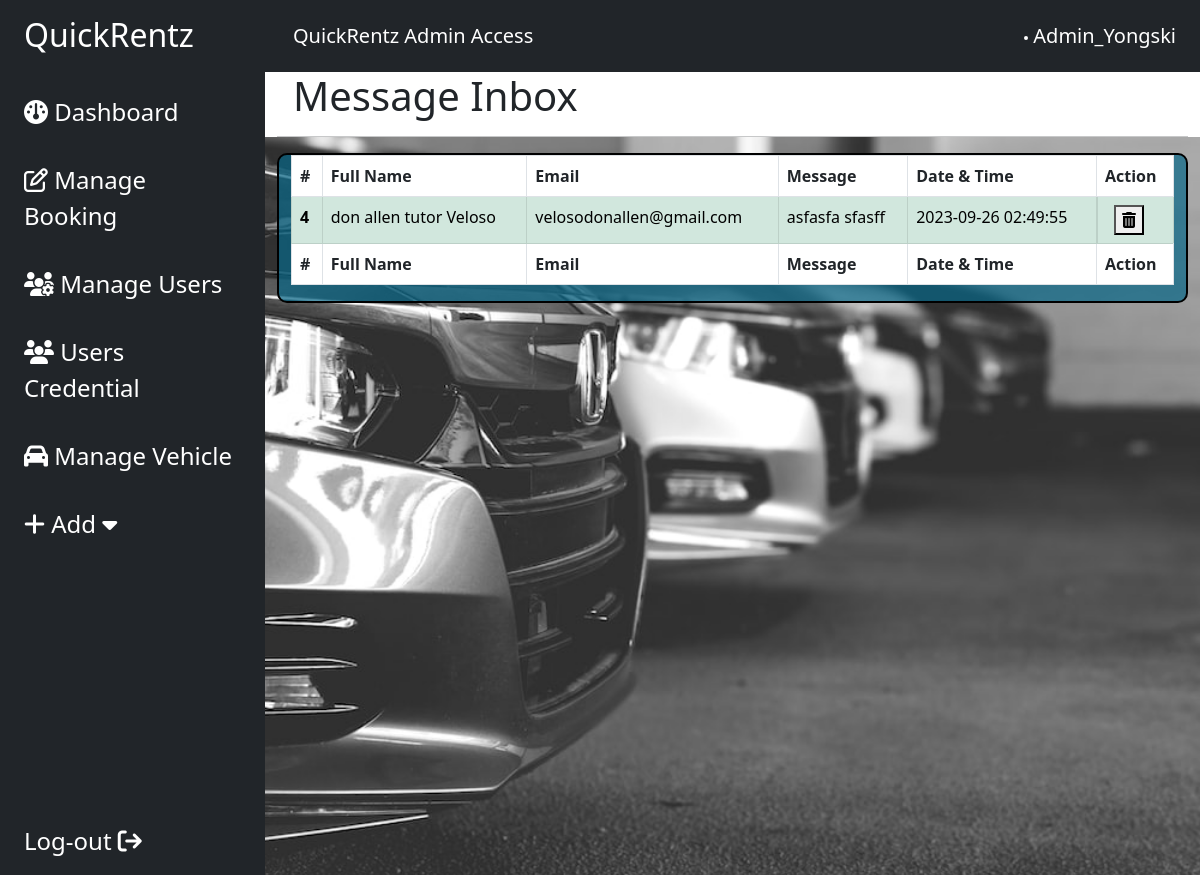
The app's page /admin/Msg/messages.php (signed in), older data.
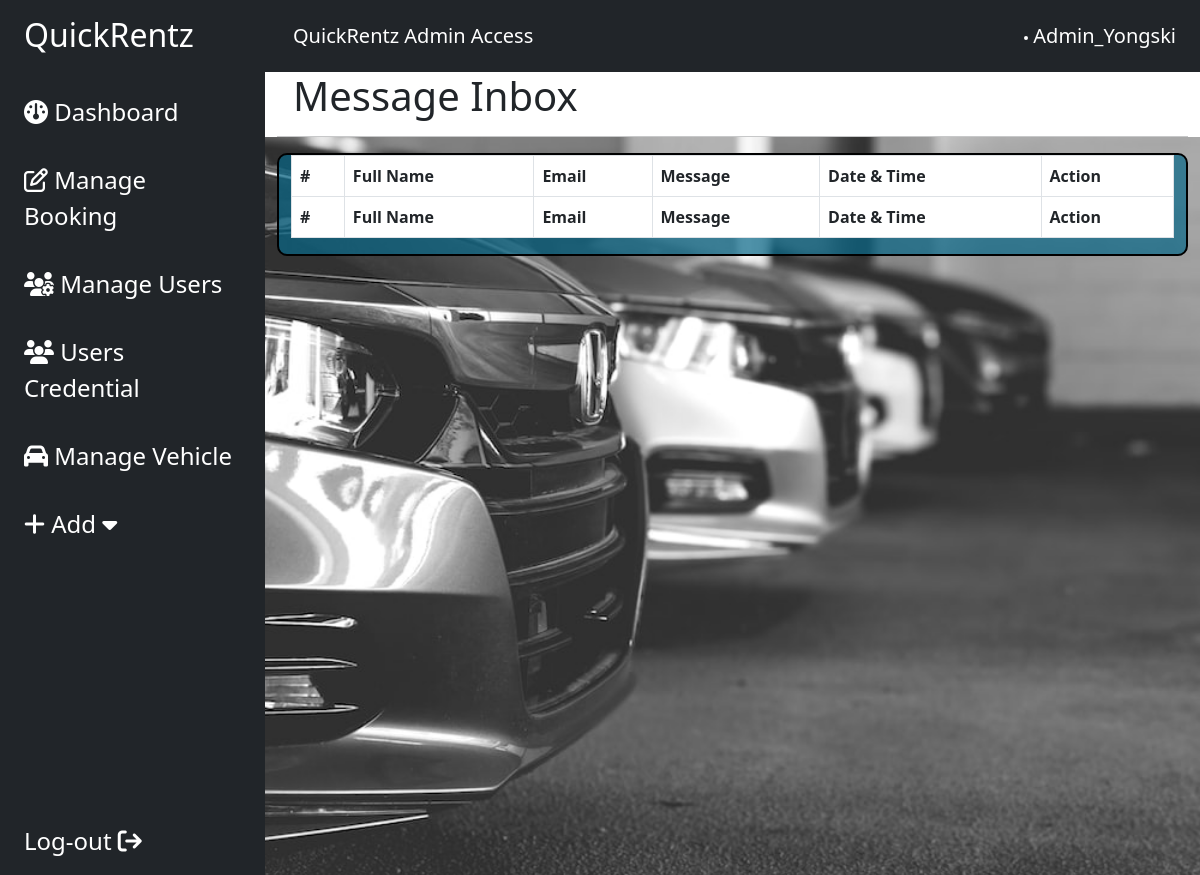
The same page, newer data.
### tables this page shows
CREATE TABLE `message` (
  `MessageID` int(11) NOT NULL,
  `Name` text NOT NULL,
  `Email` varchar(100) NOT NULL,
  `Message` text NOT NULL,
  `DateAndTimeRecieved` datetime NOT NULL DEFAULT current_timestamp()
);

### admin/Msg/messages.php (the view, shortened to what the changed rows need)
<?php
include "../includes/database.php";
?>
<!DOCTYPE html>
<html lang="en">
<head>
    <link href="https://cdn.jsdelivr.net/npm/bootstrap@5.3.0/dist/css/bootstrap.min.css" rel="stylesheet"
>
    <link rel="stylesheet" href="https://cdnjs.cloudflare.com/ajax/libs/font-awesome/6.4.0/css/all.min.css"
 />
    <link rel="stylesheet" href="../style.css">
</head>
<body>
    <div class="main-container d-flex h-100">
        <div class="sidebar bg-dark" id="side_nav">
            <div class="header-box px-3 pt-3 pd-4 d-flex justify-content-between">
                <h2 class="text-white px-2">
                    QuickRentz
                </h2>
            </div>
        </div>
        <div class="content">
            <div class="container-fluid bg-white">
                <h1 class="col-md-12 px-3">Message Inbox</h1>
            </div>
            <div class="container">
                <div class="container-fluid"
                    style="border: 2px solid #000; border-radius: 10px;background-color: rgba(8, 103, 136, 0.7);">
                    <table id="pagination" class="table table-bordered" style="width:100%;">
                        <thead>
                            <tr>
                                <th scope="col">#</th>
                                <th scope="col">Full Name</th>
                                <th scope="col">Email</th>
                                <th scope="col">Message</th>
                                <th scope="col">Date & Time</th>
                                <th scope="col">Action</th>
                            </tr>
                        </thead>
                        <tbody class="table-success">
                            <?php
                            $sqlMessageList = "SELECT * FROM `message`";
                            $initiateMessageList = mysqli_query($conn, $sqlMessageList);
                            while ($results = mysqli_fetch_assoc($initiateMessageList)) {
                                echo "
                                <tr>
                                    <th scope='row'>$results[MessageID]</th>
                                    <td>$results[Name]</td>
                                    <td>$results[Email]</td>
                                    <td>$results[Message]</td>
                                    <td>$results[DateAndTimeRecieved]</td>
                                    <td class='d-flex'>
                                        <form method='GET' action='deleteMsg.php' class='px-2'>
                                            <input type='hidden' name='DeleteMsgID' value='$results[MessageID]'>
                                            <button type='submit' class='btn-delete'><i class='fas fa-trash-alt'></i></button>
                                        </form>
                                    </td>
                                </tr>";
                            }
                            ?>
                        </tbody>
                        <tfoot>
                            <tr>
                                <th scope="col">#</th>
                                <th scope="col">Full Name</th>
                                <th scope="col">Email</th>
                                <th scope="col">Message</th>
                                <th scope="col">Date & Time</th>
                                <th scope="col">Action</th>
                            </tr>
                        </tfoot>
                    </table>
                </div>
            </div>
        </div>
</body>
</html>

Row changes from the older to the newer data that the page shows:
removed message: MessageID "4", Name "don allen tutor Veloso", Email "velosodonallen@gmail.com", Message "asfasfa sfasff", DateAndTimeRecieved "2023-09-26 02:49:55"
